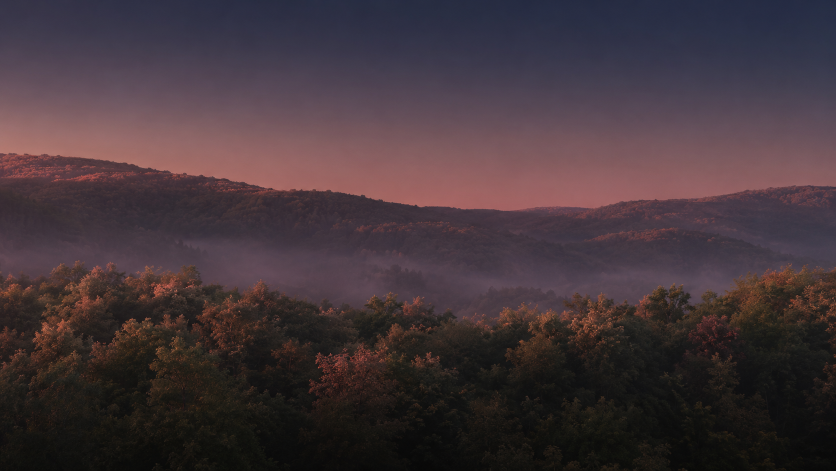
#> input picture landing/fonte/paisagem.png, 1672 x 941 px (shown at 1/2 size)
$ python camadas.py
#> lines starting #> are read from the running program, lines starting #| are printed output that depends on the picture
# Monta as camadas do hero a partir da paisagem gerada (fonte/paisagem.png).
# uso: python3 fonte/camadas.py [--conferir pasta]
#
# 1. Tratamento de cor: céu mais escuro e frio no alto, brilho do horizonte mais baixo, copa com a luz puxada para o
#    rosa (realces rosa-pêssego, meios-tons vermelhos, sombras marrom-escuras quase pretas).
# 2. Crista da copa: a névoa e os morros do fundo são violeta (azul acima do verde); a copa da frente é quente ou
#    verde-escura (azul abaixo do verde). Em cada coluna, a crista é o primeiro ponto, de cima para baixo, em que
#    começa uma faixa contínua de copa. Perto da crista o alfa segue a própria cor (vãos de névoa entre as folhas
#    ficam transparentes), então a borda sai com o recorte das folhas e não como uma linha.
# 3. Saídas em public/img: hero-fundo.webp (a cena inteira tratada), hero-copa.webp (só a copa, com alfa) e as
#    versões de 1100 px para telas pequenas.
import argparse, json
from pathlib import Path
import numpy as np
from PIL import Image, ImageFilter

RAIZ = Path(__file__).resolve().parent.parent
ap = argparse.ArgumentParser()
ap.add_argument('--entrada', default=str(RAIZ / 'fonte/paisagem.png'))
ap.add_argument('--conferir', default='', help='pasta para salvar a máscara e a copa sobre magenta')
a = ap.parse_args()

im = Image.open(a.entrada).convert('RGB')
#> im is the input picture: PIL image 1672x941 RGB; mean R, G, B 67.2, 53.3, 58.5
W, H = im.size
#> W = 1672; H = 941
rgb = np.asarray(im).astype(np.float32) / 255.0
yy = (np.arange(H, dtype=np.float32) / H)[:, None]
#> yy = 941 values from 0 to 0.999


def blur(arr, r):
#> called with r = 1
    return np.asarray(Image.fromarray(np.clip(arr * 255, 0, 255).astype(np.uint8)).filter(ImageFilter.GaussianBlur(r))).astype(np.float32) / 255


def smoothstep(e0, e1, x):
    t = np.clip((x - e0) / (e1 - e0), 0, 1)
    return t * t * (3 - 2 * t)


# ---------- crista ----------
# medida de "névoa": azul menos verde, suavizada
f = blur(np.clip(rgb[..., 2] - rgb[..., 1] + 0.5, 0, 1), 1.0) - 0.5  # >0 névoa/fundo, <0 copa
p = smoothstep(0.018, -0.006, f)  # 1 = copa
# faixa onde a crista pode estar (fração da altura): mais alta nas laterais, mais baixa no meio
xs = np.arange(W) / W
#> xs = 1672 values from 0 to 0.999
lo = (0.50 + 0.10 * np.exp(-((xs - 0.5) / 0.22) ** 2)) * H
hi = (0.62 + 0.12 * np.exp(-((xs - 0.5) / 0.22) ** 2)) * H
# borda: copa logo abaixo, névoa logo acima (média de 6 px de cada lado)
pp = np.pad(p, ((7, 7), (0, 0)), mode='edge')
below = sum(pp[7 + k:7 + k + H] for k in range(1, 7)) / 6
above = sum(pp[7 - k:7 - k + H] for k in range(1, 7)) / 6
edge = below - above
# caminho de maior borda, coluna a coluna, com passo vertical de até 6 px (copa tem lado íngreme)
INF = 1e9
STEP = 6
cost = np.full((W, H), INF)
back = np.zeros((W, H), dtype=np.int32)
ys = np.arange(H)
#> ys = 941 values from 0 to 940
def faixa(x):
    return int(lo[x]), int(hi[x])
y0, y1 = faixa(0)
#> y0 = 471; y1 = 584
cost[0, y0:y1] = -edge[y0:y1, 0]
for x in range(1, W):
    prev = cost[x - 1]
    best = np.full(H, INF); arg = np.zeros(H, dtype=np.int32)
    for dd in range(-STEP, STEP + 1):
        sh = np.full(H, INF)
        if dd > 0: sh[dd:] = prev[:-dd]
        elif dd < 0: sh[:dd] = prev[-dd:]
        else: sh = prev
        cand = sh + 0.012 * abs(dd)
        m = cand < best
        best[m] = cand[m]; arg[m] = (ys - dd)[m]
    y0, y1 = faixa(x)
    seg = np.full(H, INF); seg[y0:y1] = best[y0:y1] - edge[y0:y1, x]
    cost[x] = seg; back[x] = arg
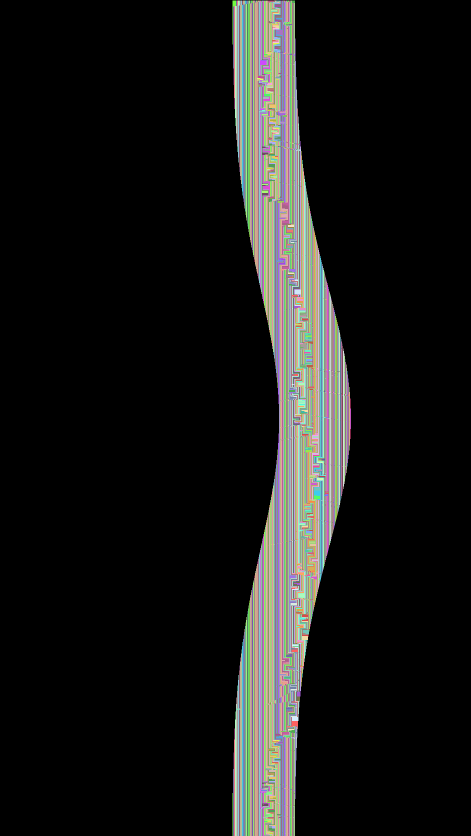
#> back: shape (1672, 941) int32 (shown at 1/2 size); 226 distinct labels, from 0 to 695; one colour per label, 0 black
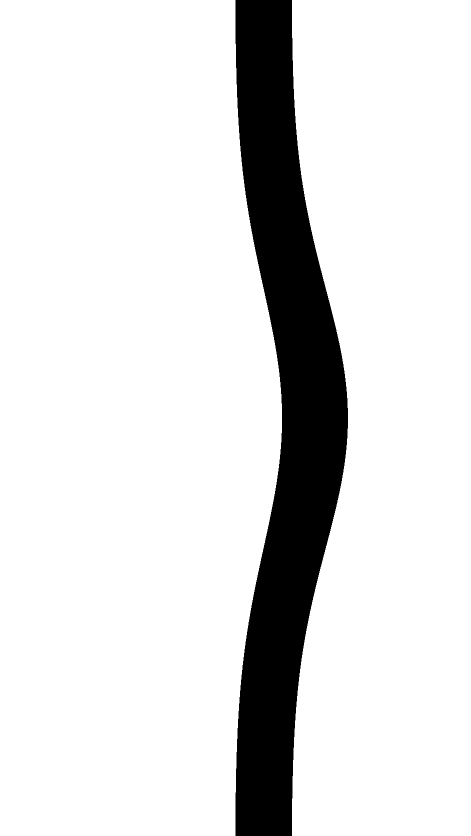
#> cost: shape (1672, 941) float64 (shown at 1/2 size); min -1502.7, max 1e+09, mean 872216039; drawn with min black and max white
crest = np.zeros(W)
#> crest = 1672 values from 0 to 0
y = int(np.argmin(cost[W - 1]))
#> y = 533
for x in range(W - 1, -1, -1):
    crest[x] = y
    y = back[x, y]
#> this loop made 1672 passes
#> y on passes 1 to 3: 533, 534, 536
#> after the loop, crest = 1672 values, max 645 at index 949, min 520 at index 155, mean 579

# alfa: até ~40 px abaixo da crista segue a cor (folha opaca; vão de névoa entre as copas transparente, senão a névoa
# vira uma mancha clara por cima do painel ou das letras do rodapé); dali para baixo, copa cheia
d = yy * H - crest[None, :]
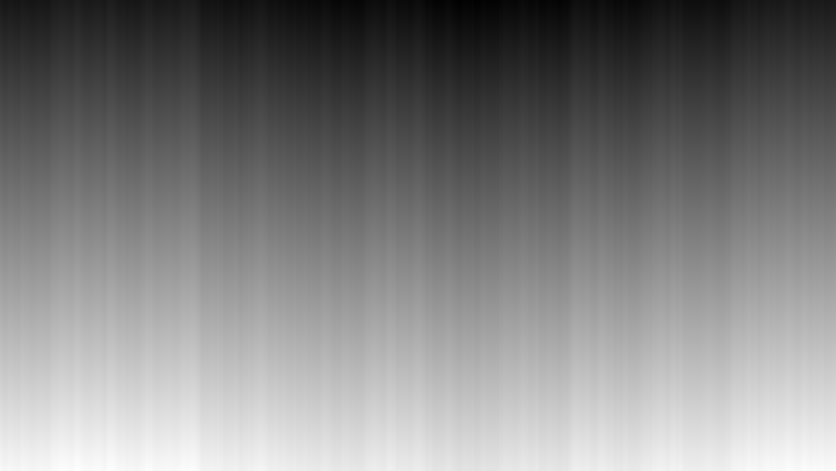
#> d: shape (941, 1672) float64 (shown at 1/2 size); min -645, max 420, mean -109; drawn with min black and max white
ps = blur(p, 0.8)
cheia = smoothstep(30, 48, d)
alfa = np.where(d < -5, 0.0, np.maximum(ps * smoothstep(-5, 0, d), cheia))
alfa = blur(alfa, 0.5)
alfa = np.where(d < -6, 0.0, alfa)

# ---------- tratamento de cor ----------
out = rgb.copy()
lum = 0.2126 * rgb[..., 0] + 0.7152 * rgb[..., 1] + 0.0722 * rgb[..., 2]

# céu e morros: mais escuro, com o brilho do horizonte contido
ceu = 1 - smoothstep(0.30, 0.56, yy)  # 1 no céu, 0 da névoa para baixo
escurece = 0.56 + 0.16 * smoothstep(0.0, 0.42, yy)  # topo 0.56, horizonte 0.72
out = out * (escurece * ceu + (1 - ceu) * 0.86)[..., None]
# topo do céu um pouco mais azul-grafite
frio = ((1 - smoothstep(0.0, 0.3, yy)) * ceu)[:, 0]
out[..., 0] *= (1 - 0.10 * frio)[:, None]
out[..., 2] *= (1 + 0.06 * frio)[:, None]

# copa: rosa nos realces, vermelho nos meios-tons, sombras marrom-escuras
copa = smoothstep(-2, 8, d)
l = lum[..., None]
luz = smoothstep(0.10, 0.42, lum)[..., None]  # quanto da folha pega luz
alvo_luz = np.array([1.16, 0.86, 1.10])  # realce: o rosa da logo (#df5eb0), mais claro
alvo_meio = np.array([1.10, 0.66, 0.92])  # meio-tom: magenta queimado
alvo_sombra = np.array([0.90, 0.70, 0.86])  # sombra: ameixa quase preta (#3d1c3a)
ganho = alvo_sombra * (1 - luz) + (alvo_meio * (1 - luz) + alvo_luz * luz) * luz
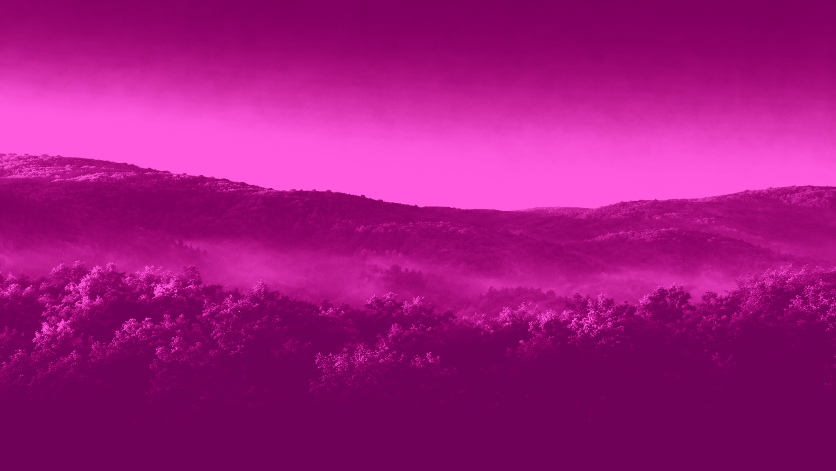
#> ganho: shape (941, 1672, 3) float64 (shown at 1/2 size); mean of channels 0, 1, 2 0.992, 0.737, 0.93; drawn with min black and max white
# levanta os meios-tons (mais copas acesas, como no fim de tarde) sem estourar o branco
levanta = np.power(np.clip(out, 0, 1), 0.86) * 1.1
c = np.clip(levanta * ganho, 0, 1)
# mais copas acesas e sombras mais fundas: a luz rosa do fim de tarde pega o alto das copas
luz2 = smoothstep(0.07, 0.36, lum)[..., None]
#> in smoothstep (call 9), `return t * t * (3 - 2 * t)`:
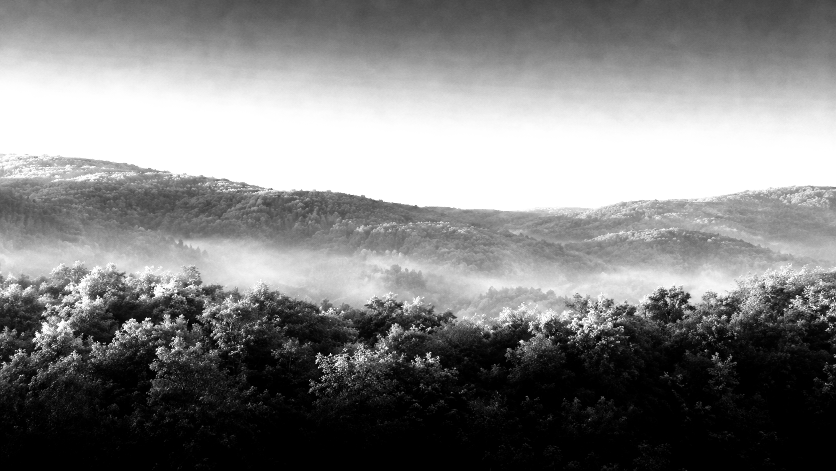
#> returned value: shape (941, 1672) float32 (shown at 1/2 size); min 0, max 1, mean 0.504
c = np.clip(c * (0.84 + 0.16 * luz2) * (1 + 0.75 * np.power(luz2, 1.3)), 0, 1)
# o pé da cena cai para quase preto (onde ficam os logos e começa a página preta)
pe = smoothstep(0.80, 1.0, yy)[..., None]
c = c * (1 - 0.55 * pe)
out = out * (1 - copa[..., None]) + c * copa[..., None]
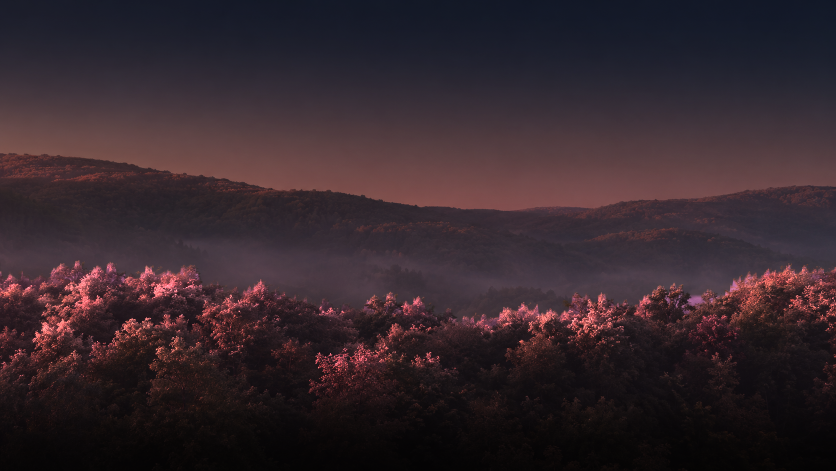
#> out: shape (941, 1672, 3) float64 (shown at 1/2 size); mean R, G, B 0.211, 0.155, 0.178
out = np.clip(out, 0, 1)

# ---------- saídas ----------
img = RAIZ / 'public/img'
img.mkdir(parents=True, exist_ok=True)
fundo = Image.fromarray((out * 255).astype(np.uint8))
topo = int(crest.min()) - 4
#> topo = 516
rgba = np.dstack([out, alfa])[topo:]
copa_img = Image.fromarray((rgba * 255).astype(np.uint8), 'RGBA')
for nome, im_, larg in [('hero-fundo', fundo, W), ('hero-copa', copa_img, W)]:
    im_.save(img / f'{nome}.webp', quality=86, method=6)
    pequeno = im_.resize((1100, round(im_.height * 1100 / im_.width)), Image.LANCZOS)
    pequeno.save(img / f'{nome}-1100.webp', quality=84, method=6)
#> this loop made 2 passes
#> (nome, larg) on passes 1 to 2: ('hero-fundo', 1672), ('hero-copa', 1672)
#> pass 2, `pequeno = im_.resize((1100, round(im_.height * 1100 / im_.width)), Ima..`:
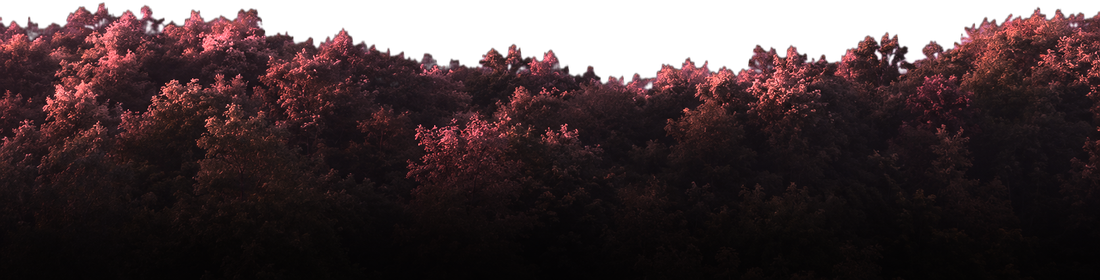
#> pequeno: PIL image 1100x280 RGBA; mean R, G, B, A 36.3, 21.7, 23.7, 216.1; transparent parts drawn white
json.dump({'largura': W, 'altura': H, 'topoCopa': topo, 'cristaMin': float(crest.min()), 'cristaMax': float(crest.max())},
          open(RAIZ / 'fonte/camadas.json', 'w'), indent=1)
print(f'crista: {crest.min():.0f}–{crest.max():.0f} px de {H}; copa recortada a partir de y={topo}')
#| crista: 520–645 px de 941; copa recortada a partir de y=516

if a.conferir:
    pasta = Path(a.conferir)
    pasta.mkdir(parents=True, exist_ok=True)
    Image.fromarray((alfa * 255).astype(np.uint8)).save(pasta / 'mascara.png')
    mag = np.zeros_like(out); mag[..., 0] = 1; mag[..., 2] = 0.85
    comp = out * alfa[..., None] + mag * (1 - alfa[..., None])
    Image.fromarray((comp * 255).astype(np.uint8)).save(pasta / 'copa-sobre-magenta.png')
    fundo.save(pasta / 'fundo.png')
